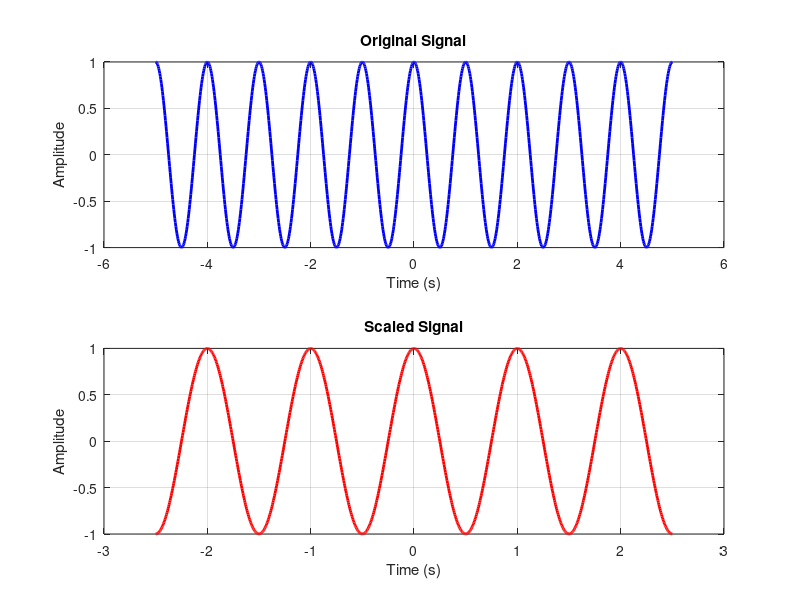

Recreate this plot in MATLAB. (Note: this script raises an error after producing the figure.)
% Time vector for the original signal
t_original = -5:0.01:5; % Time vector from -5 to 5 seconds with a step of 0.01 seconds

% Create an original signal (you can replace this with any signal you want)
original_signal = cos(2*pi*t_original); % Example signal (cosine wave)

% Scaling factor
a = 2; % Scale the time by a factor of 2 (time compression)

% Time vector for the scaled signal
t_scaled = t_original / a;

% Interpolate the scaled signal
scaled_signal = interp1(t_original, original_signal, t_scaled, 'linear', 0);

% Plot the original signal and the scaled signal
subplot(2, 1, 1);
plot(t_original, original_signal, 'b', 'LineWidth', 2);
title('Original Signal');
xlabel('Time (s)');
ylabel('Amplitude');
grid on;

subplot(2, 1, 2);
plot(t_scaled, scaled_signal, 'r', 'LineWidth', 2);
title('Scaled Signal');
xlabel('Time (s)');
ylabel('Amplitude');
grid on;

sgtitle('Time Scaling of a Signal');

